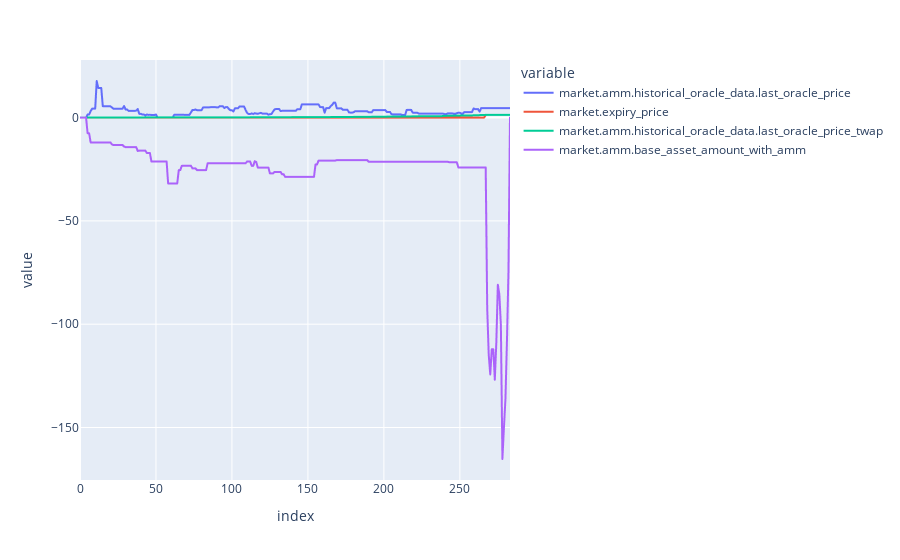

The notebook cell this image was saved under:
### Code cell
market[[
    'market.amm.historical_oracle_data.last_oracle_price',
    'market.expiry_price',
    'market.amm.historical_oracle_data.last_oracle_price_twap',
    'market.amm.base_asset_amount_with_amm',
]].plot()

### Figure 1 — Plotly figure (JSON) as saved in the notebook; plotly's stock layout.template omitted (floating-point values rounded to 4 significant figures; data arrays with more than 128 entries replaced by an {"elided": "..."} marker saying what was removed)
{"data": [{"hovertemplate": "variable=market.amm.historical_oracle_data.last_oracle_price<br>index=%{x}<br>value=%{y}<extra></extra>", "legendgroup": "market.amm.historical_oracle_data.last_oracle_price", "line": {"color": "#636efa", "dash": "solid"}, "marker": {"symbol": "circle"}, "mode": "lines", "name": "market.amm.historical_oracle_data.last_oracle_price", "showlegend": true, "type": "scattergl", "x": {"elided": "284 int values"}, "xaxis": "x", "y": {"elided": "284 float values"}, "yaxis": "y"}, {"hovertemplate": "variable=market.expiry_price<br>index=%{x}<br>value=%{y}<extra></extra>", "legendgroup": "market.expiry_price", "line": {"color": "#EF553B", "dash": "solid"}, "marker": {"symbol": "circle"}, "mode": "lines", "name": "market.expiry_price", "showlegend": true, "type": "scattergl", "x": {"elided": "284 int values"}, "xaxis": "x", "y": {"elided": "284 float values"}, "yaxis": "y"}, {"hovertemplate": "variable=market.amm.historical_oracle_data.last_oracle_price_twap<br>index=%{x}<br>value=%{y}<extra></extra>", "legendgroup": "market.amm.historical_oracle_data.last_oracle_price_twap", "line": {"color": "#00cc96", "dash": "solid"}, "marker": {"symbol": "circle"}, "mode": "lines", "name": "market.amm.historical_oracle_data.last_oracle_price_twap", "showlegend": true, "type": "scattergl", "x": {"elided": "284 int values"}, "xaxis": "x", "y": {"elided": "284 float values"}, "yaxis": "y"}, {"hovertemplate": "variable=market.amm.base_asset_amount_with_amm<br>index=%{x}<br>value=%{y}<extra></extra>", "legendgroup": "market.amm.base_asset_amount_with_amm", "line": {"color": "#ab63fa", "dash": "solid"}, "marker": {"symbol": "circle"}, "mode": "lines", "name": "market.amm.base_asset_amount_with_amm", "showlegend": true, "type": "scattergl", "x": {"elided": "284 int values"}, "xaxis": "x", "y": {"elided": "284 float values"}, "yaxis": "y"}], "layout": {"legend": {"title": {"text": "variable"}, "tracegroupgap": 0}, "margin": {"t": 60}, "xaxis": {"anchor": "y", "domain": [0, 1], "title": {"text": "index"}}, "yaxis": {"anchor": "x", "domain": [0, 1], "title": {"text": "value"}}}}
